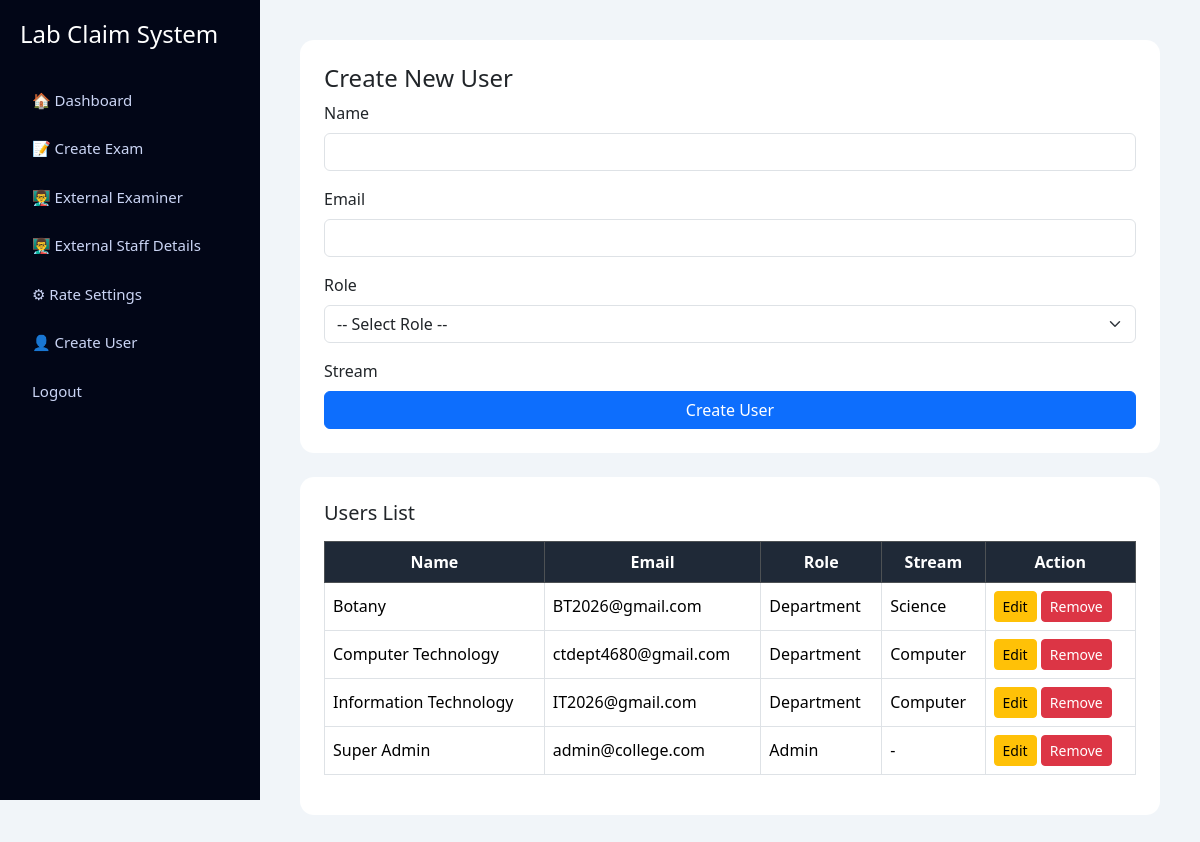
Screenshot of /admin/create_user.php (signed in) with the database file from the repository.
### tables this page shows
CREATE TABLE IF NOT EXISTS `users` (
  `id` int NOT NULL AUTO_INCREMENT,
  `name` varchar(100) NOT NULL,
  `email` varchar(100) NOT NULL,
  `password` varchar(255) DEFAULT NULL,
  `role` enum('department','finance','admin') NOT NULL,
  `stream` varchar(50) DEFAULT NULL,
  `created_at` timestamp NULL DEFAULT CURRENT_TIMESTAMP,
  `must_change_password` tinyint(1) DEFAULT '1',
  `reset_token` varchar(100) DEFAULT NULL,
  `reset_expires` datetime DEFAULT NULL,
  `reset_otp` varchar(6) DEFAULT NULL,
  `otp_expires` datetime DEFAULT NULL,
  PRIMARY KEY (`id`),
  UNIQUE KEY `email` (`email`),
  UNIQUE KEY `email_2` (`email`)
);

### admin/create_user.php (the view, shortened to what this page needs)
<?php
require '../config/db.php';
$edit_mode   = false;
$edit_name   = "";
$edit_email  = "";
$users = mysqli_query($conn, "
    SELECT id, name, email, role, stream
    FROM users
    ORDER BY name
");
?>
<!DOCTYPE html>
<html>
<head>
<link href="https://cdn.jsdelivr.net/npm/bootstrap@5.3.2/dist/css/bootstrap.min.css" rel="stylesheet">
</head>
<body>
<?php include 'admin_sidebar.php'; ?>
<div class="content">
<div class="card card-box bg-white text-dark p-4 mx-auto" style="max-width:900px;">
<h4><?= $edit_mode ? "Edit User" : "Create New User" ?></h4>
<form method="post">
<label class="form-label">Name</label>
<input type="text" name="name" class="form-control mb-3"
value="<?= htmlspecialchars($edit_name) ?>" required>
<label class="form-label">Email</label>
<input type="email" name="email" class="form-control mb-3"
value="<?= htmlspecialchars($edit_email) ?>" required>
<label class="form-label">Role</label>
<select name="role" id="roleSelect" class="form-select mb-3" required>
<option value="">-- Select Role --</option>
</select>
<label class="form-label">Stream</label>
<button class="btn btn-<?= $edit_mode ? 'warning' : 'primary' ?> w-100">
<?= $edit_mode ? 'Update User' : 'Create User' ?>
</button>
</form>
</div>
<div class="card card-box bg-white text-dark p-4 mx-auto mt-4" style="max-width:900px;">
<h5 class="mb-3">Users List</h5>
<table class="table table-bordered">
<thead class="table-dark">
<tr>
<th>Name</th>
<th>Email</th>
<th>Role</th>
<th>Stream</th>
<th>Action</th>
</tr>
</thead>
<tbody>
<?php while ($u = mysqli_fetch_assoc($users)): ?>
<tr>
<td><?= htmlspecialchars($u['name']) ?></td>
<td><?= htmlspecialchars($u['email']) ?></td>
<td><?= ucfirst($u['role']) ?></td>
<td><?= $u['role']=='department' ? htmlspecialchars($u['stream']) : '-' ?></td>
<td>
<a href="?edit=<?= $u['id'] ?>" class="btn btn-warning btn-sm">Edit</a>
<a href="?delete=<?= $u['id'] ?>"
   onclick="return confirm('Remove this user?')"
   class="btn btn-danger btn-sm">Remove</a>
</td>
</tr>
<?php endwhile; ?>
</tbody>
</table>
</div>
</div>
</body>
</html>

### admin/create_user.php (style rules this page uses)
body { background:#0f172a; }
.content { margin-left:260px; padding:40px; }
.card-box { border-radius:16px; }

### admin/admin_sidebar.php (style rules this page uses)
body { margin: 0; font-family: 'Segoe UI', sans-serif; background: #f1f5f9; }
.card { border-radius: 14px; border: none; }
.table thead th { background: #1f2937; color: #ffffff; text-align: center; }
.table tbody td { vertical-align: middle; }

### rows the page displays
users: name "Botany", email "BT2026@gmail.com", role "Department", stream "Science"
users: name "Computer Technology", email "ctdept4680@gmail.com", role "Department", stream "Computer"
users: name "Information Technology", email "IT2026@gmail.com", role "Department", stream "Computer"
users: name "Super Admin", email "admin@college.com", role "Admin"
